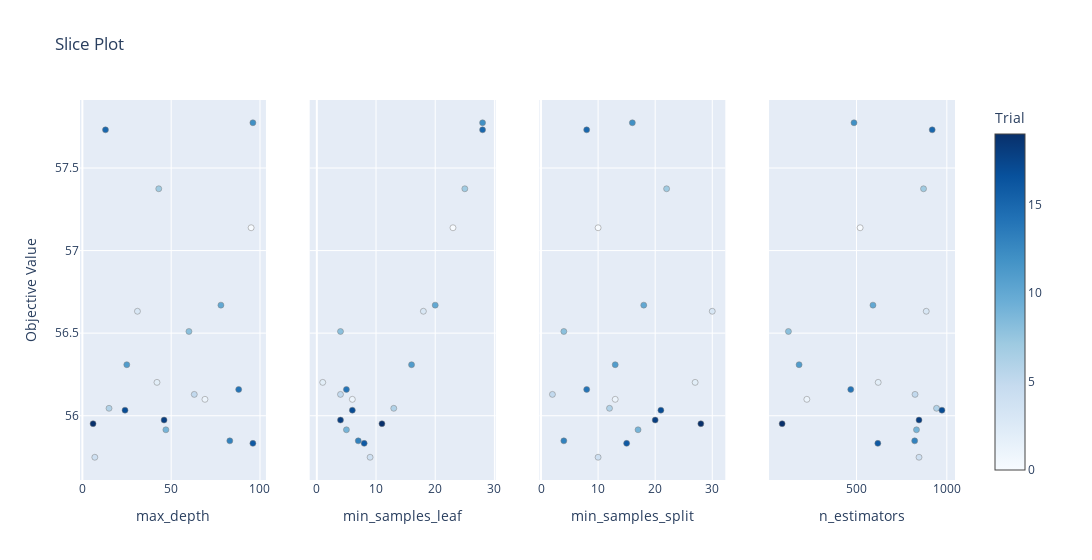

Write notebook code for a chart like this one.
### Code cell
optuna.visualization.plot_slice(study)

### Figure 1 — Plotly figure (JSON) as saved in the notebook; plotly's stock layout.template omitted (floating-point values rounded to 4 significant figures)
{"data": [{"marker": {"color": [0, 1, 2, 3, 4, 5, 6, 7, 8, 9, 10, 11, 12, 13, 14, 15, 16, 17, 18, 19], "colorbar": {"title": {"text": "Trial"}, "x": 1, "xpad": 40}, "colorscale": [[0, "rgb(247,251,255)"], [0.125, "rgb(222,235,247)"], [0.25, "rgb(198,219,239)"], [0.375, "rgb(158,202,225)"], [0.5, "rgb(107,174,214)"], [0.625, "rgb(66,146,198)"], [0.75, "rgb(33,113,181)"], [0.875, "rgb(8,81,156)"], [1, "rgb(8,48,107)"]], "line": {"color": "Grey", "width": 0.5}, "showscale": true}, "mode": "markers", "name": "Feasible Trial", "showlegend": false, "type": "scatter", "x": [95, 69, 42, 31, 7, 63, 15, 43, 60, 47, 78, 25, 96, 83, 88, 13, 96, 24, 46, 6], "xaxis": "x", "y": [57.14, 56.1, 56.2, 56.63, 55.75, 56.13, 56.04, 57.37, 56.51, 55.92, 56.67, 56.31, 57.77, 55.85, 56.16, 57.73, 55.83, 56.03, 55.97, 55.95], "yaxis": "y"}, {"marker": {"color": [0, 1, 2, 3, 4, 5, 6, 7, 8, 9, 10, 11, 12, 13, 14, 15, 16, 17, 18, 19], "colorbar": {"title": {"text": "Trial"}, "x": 1, "xpad": 40}, "colorscale": [[0, "rgb(247,251,255)"], [0.125, "rgb(222,235,247)"], [0.25, "rgb(198,219,239)"], [0.375, "rgb(158,202,225)"], [0.5, "rgb(107,174,214)"], [0.625, "rgb(66,146,198)"], [0.75, "rgb(33,113,181)"], [0.875, "rgb(8,81,156)"], [1, "rgb(8,48,107)"]], "line": {"color": "Grey", "width": 0.5}, "showscale": false}, "mode": "markers", "name": "Feasible Trial", "showlegend": false, "type": "scatter", "x": [23, 6, 1, 18, 9, 4, 13, 25, 4, 5, 20, 16, 28, 7, 5, 28, 8, 6, 4, 11], "xaxis": "x2", "y": [57.14, 56.1, 56.2, 56.63, 55.75, 56.13, 56.04, 57.37, 56.51, 55.92, 56.67, 56.31, 57.77, 55.85, 56.16, 57.73, 55.83, 56.03, 55.97, 55.95], "yaxis": "y2"}, {"marker": {"color": [0, 1, 2, 3, 4, 5, 6, 7, 8, 9, 10, 11, 12, 13, 14, 15, 16, 17, 18, 19], "colorbar": {"title": {"text": "Trial"}, "x": 1, "xpad": 40}, "colorscale": [[0, "rgb(247,251,255)"], [0.125, "rgb(222,235,247)"], [0.25, "rgb(198,219,239)"], [0.375, "rgb(158,202,225)"], [0.5, "rgb(107,174,214)"], [0.625, "rgb(66,146,198)"], [0.75, "rgb(33,113,181)"], [0.875, "rgb(8,81,156)"], [1, "rgb(8,48,107)"]], "line": {"color": "Grey", "width": 0.5}, "showscale": false}, "mode": "markers", "name": "Feasible Trial", "showlegend": false, "type": "scatter", "x": [10, 13, 27, 30, 10, 2, 12, 22, 4, 17, 18, 13, 16, 4, 8, 8, 15, 21, 20, 28], "xaxis": "x3", "y": [57.14, 56.1, 56.2, 56.63, 55.75, 56.13, 56.04, 57.37, 56.51, 55.92, 56.67, 56.31, 57.77, 55.85, 56.16, 57.73, 55.83, 56.03, 55.97, 55.95], "yaxis": "y3"}, {"marker": {"color": [0, 1, 2, 3, 4, 5, 6, 7, 8, 9, 10, 11, 12, 13, 14, 15, 16, 17, 18, 19], "colorbar": {"title": {"text": "Trial"}, "x": 1, "xpad": 40}, "colorscale": [[0, "rgb(247,251,255)"], [0.125, "rgb(222,235,247)"], [0.25, "rgb(198,219,239)"], [0.375, "rgb(158,202,225)"], [0.5, "rgb(107,174,214)"], [0.625, "rgb(66,146,198)"], [0.75, "rgb(33,113,181)"], [0.875, "rgb(8,81,156)"], [1, "rgb(8,48,107)"]], "line": {"color": "Grey", "width": 0.5}, "showscale": false}, "mode": "markers", "name": "Feasible Trial", "showlegend": false, "type": "scatter", "x": [520, 225, 620, 886, 846, 824, 943, 871, 123, 832, 591, 182, 486, 822, 468, 919, 618, 973, 846, 88], "xaxis": "x4", "y": [57.14, 56.1, 56.2, 56.63, 55.75, 56.13, 56.04, 57.37, 56.51, 55.92, 56.67, 56.31, 57.77, 55.85, 56.16, 57.73, 55.83, 56.03, 55.97, 55.95], "yaxis": "y4"}], "layout": {"title": {"text": "Slice Plot"}, "width": 1200, "xaxis": {"anchor": "y", "domain": [0, 0.2125], "title": {"text": "max_depth"}}, "xaxis2": {"anchor": "y2", "domain": [0.2625, 0.475], "title": {"text": "min_samples_leaf"}}, "xaxis3": {"anchor": "y3", "domain": [0.525, 0.7375], "title": {"text": "min_samples_split"}}, "xaxis4": {"anchor": "y4", "domain": [0.7875, 1], "title": {"text": "n_estimators"}}, "yaxis": {"anchor": "x", "domain": [0, 1], "title": {"text": "Objective Value"}}, "yaxis2": {"anchor": "x2", "domain": [0, 1], "matches": "y", "showticklabels": false}, "yaxis3": {"anchor": "x3", "domain": [0, 1], "matches": "y", "showticklabels": false}, "yaxis4": {"anchor": "x4", "domain": [0, 1], "matches": "y", "showticklabels": false}}}
